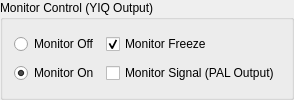
         <widget class="QGroupBox" name="MCGroupBox">
          <property name="title">
           <string>Monitor Control (YIQ Output)</string>
          </property>
          <layout class="QGridLayout" name="monitorLayout">
           <item row="1" column="0">
            <widget class="QRadioButton" name="m1RadioButton">
             <property name="text">
              <string>Monitor On</string>
             </property>
             <property name="checked">
              <bool>true</bool>
             </property>
            </widget>
           </item>
           <item row="0" column="0">
            <widget class="QRadioButton" name="m0RadioButton">
             <property name="text">
              <string>Monitor Off</string>
             </property>
             <property name="checked">
              <bool>false</bool>
             </property>
            </widget>
           </item>
           <item row="0" column="1">
            <widget class="QCheckBox" name="mfCheckBox">
             <property name="text">
              <string>Monitor Freeze</string>
             </property>
             <property name="checked">
              <bool>true</bool>
             </property>
            </widget>
           </item>
           <item row="1" column="1">
            <widget class="QCheckBox" name="msCheckBox">
             <property name="text">
              <string>Monitor Signal (PAL Output)</string>
             </property>
             <property name="checked">
              <bool>false</bool>
             </property>
            </widget>
           </item>
          </layout>
         </widget>
